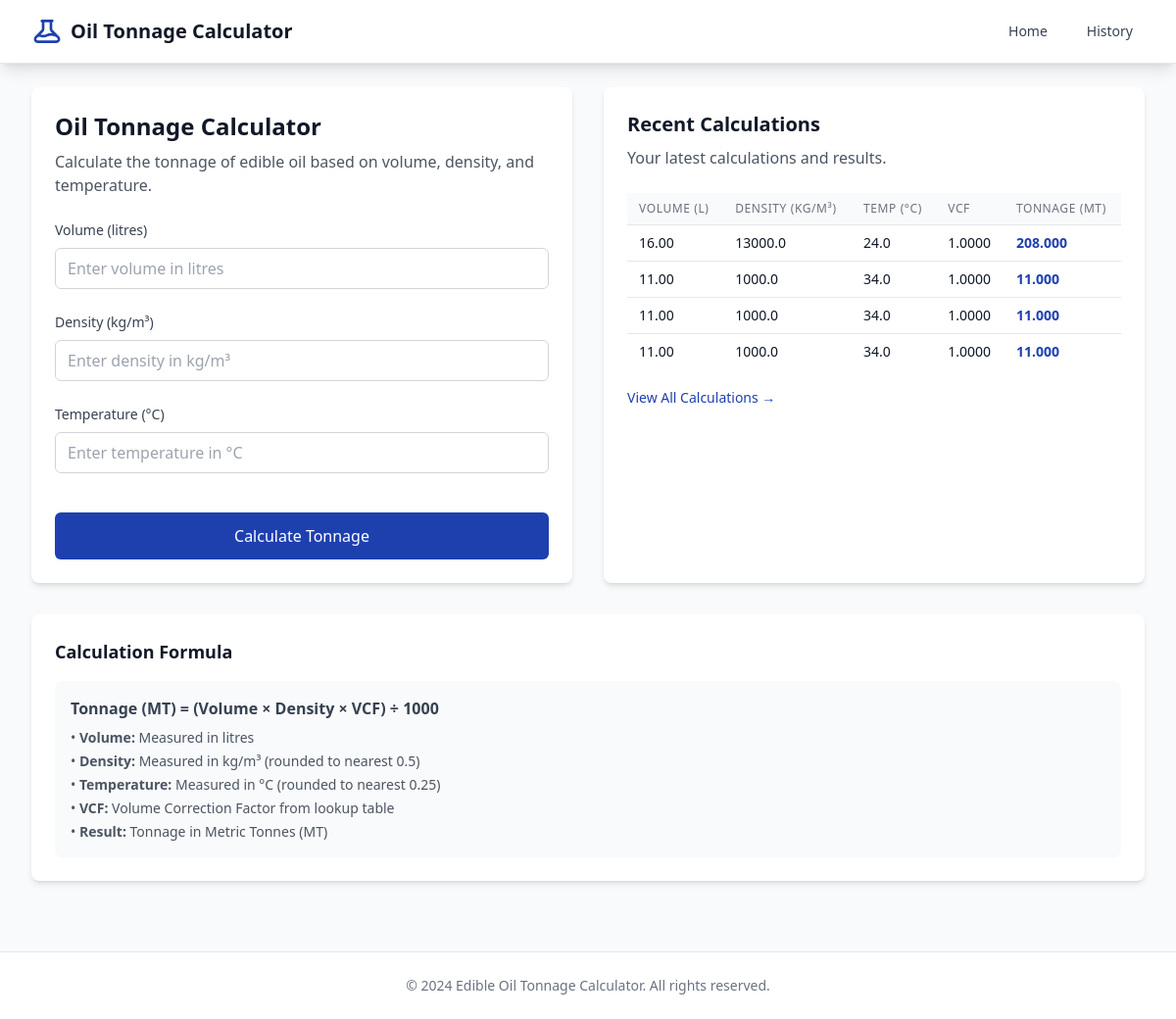
The page / on the database its author committed.
### calculator/models.py (models this page shows, shortened)
class OilTonnage(models.Model):
    volume = models.FloatField(
        validators=[MinValueValidator(0.0)],
        help_text="Volume in litres"
    )
    density = models.FloatField(
        validators=[MinValueValidator(0.0)],
        help_text="Density in kg/m³"
    )
    temperature = models.FloatField(
        validators=[MinValueValidator(-50.0), MaxValueValidator(150.0)],
        help_text="Temperature in °C"
    )
    vcf = models.FloatField(
        validators=[MinValueValidator(0.0)],
        help_text="Volume Correction Factor used"
    )
    tonnage = models.FloatField(
        validators=[MinValueValidator(0.0)],
        help_text="Calculated tonnage in MT"
    )
    created_at = models.DateTimeField(auto_now_add=True)
    class Meta:
        ordering = ['-created_at']
        indexes = [
            models.Index(fields=['created_at']),
        ]

### calculator/views.py (the view)
# urls.py: path('', views.home, name='home'),
def home(request):
    if request.method == 'POST':
        form = OilTonnageForm(request.POST)
        if form.is_valid():
            volume = form.cleaned_data['volume']
            density = form.cleaned_data['density']
            temperature = form.cleaned_data['temperature']
            tonnage, vcf = calculate_tonnage(volume, density, temperature)
            oil_tonnage = OilTonnage.objects.create(
                volume=volume,
                density=density,
                temperature=temperature,
                vcf=vcf,
                tonnage=tonnage
            )
            messages.success(request, f'Calculation completed successfully! Tonnage: {tonnage:.3f} MT')
            return redirect('calculator:home')
    else:
        form = OilTonnageForm()
    recent_calculations = OilTonnage.objects.all()[:5]
    context = {
        'form': form,
        'recent_calculations': recent_calculations,
    }
    return render(request, 'calculator/home.html', context)

### calculator/templates/calculator/home.html (shortened to what this page needs)
{% extends 'calculator/base.html' %}
{% block content %}
<div class="grid grid-cols-1 lg:grid-cols-2 gap-8">
    <div class="bg-white rounded-lg shadow-md p-6">
        <div class="mb-6">
            <h1 class="text-2xl font-bold text-gray-900 mb-2">Oil Tonnage Calculator</h1>
            <p class="text-gray-600">Calculate the tonnage of edible oil based on volume, density, and temperature.</p>
        </div>
        <form method="post" id="calculatorForm" class="space-y-6">
            <div>
                <label for="{{ form.volume.id_for_label }}" class="block text-sm font-medium text-gray-700 mb-2">
                    {{ form.volume.label }}
                </label>
                {{ form.volume }}
            </div>
            <div>
                <label for="{{ form.density.id_for_label }}" class="block text-sm font-medium text-gray-700 mb-2">
                    {{ form.density.label }}
                </label>
                {{ form.density }}
            </div>
            <div>
                <label for="{{ form.temperature.id_for_label }}" class="block text-sm font-medium text-gray-700 mb-2">
                    {{ form.temperature.label }}
                </label>
                {{ form.temperature }}
            </div>
            <div class="pt-4">
                <button type="submit" class="w-full bg-primary hover:bg-primary-dark text-white font-medium py-3 px-4 rounded-md transition-colors duration-200 focus:outline-none focus:ring-2 focus:ring-blue-500 focus:ring-offset-2">
                    Calculate Tonnage
                </button>
            </div>
        </form>
    </div>
    <div class="bg-white rounded-lg shadow-md p-6">
        <div class="mb-6">
            <h2 class="text-xl font-bold text-gray-900 mb-2">Recent Calculations</h2>
            <p class="text-gray-600">Your latest calculations and results.</p>
        </div>
        {% if recent_calculations %}
            <div class="overflow-x-auto">
                <table class="min-w-full divide-y divide-gray-200">
                    <thead class="bg-gray-50">
                        <tr>
                            <th class="px-3 py-2 text-left text-xs font-medium text-gray-500 uppercase tracking-wider">Volume (L)</th>
                            <th class="px-3 py-2 text-left text-xs font-medium text-gray-500 uppercase tracking-wider">Density (kg/m³)</th>
                            <th class="px-3 py-2 text-left text-xs font-medium text-gray-500 uppercase tracking-wider">Temp (°C)</th>
                            <th class="px-3 py-2 text-left text-xs font-medium text-gray-500 uppercase tracking-wider">VCF</th>
                            <th class="px-3 py-2 text-left text-xs font-medium text-gray-500 uppercase tracking-wider">Tonnage (MT)</th>
                        </tr>
                    </thead>
                    <tbody class="bg-white divide-y divide-gray-200">
                        {% for calculation in recent_calculations %}
                        <tr class="hover:bg-gray-50">
                            <td class="px-3 py-2 text-sm text-gray-900">{{ calculation.volume|floatformat:2 }}</td>
                            <td class="px-3 py-2 text-sm text-gray-900">{{ calculation.density|floatformat:1 }}</td>
                            <td class="px-3 py-2 text-sm text-gray-900">{{ calculation.temperature|floatformat:1 }}</td>
                            <td class="px-3 py-2 text-sm text-gray-900">{{ calculation.vcf|floatformat:4 }}</td>
                            <td class="px-3 py-2 text-sm font-semibold text-primary">{{ calculation.tonnage|floatformat:3 }}</td>
                        </tr>
                        {% endfor %}
                    </tbody>
                </table>
            </div>
            <div class="mt-4">
                <a href="{% url 'calculator:history' %}" class="text-primary hover:text-primary-dark text-sm font-medium">
                    View All Calculations →
                </a>
            </div>
        {% endif %}
    </div>
</div>
<div class="mt-8 bg-white rounded-lg shadow-md p-6">
    <h3 class="text-lg font-semibold text-gray-900 mb-4">Calculation Formula</h3>
    <div class="bg-gray-50 rounded-lg p-4">
        <p class="text-gray-700 mb-2">
            <strong>Tonnage (MT) = (Volume × Density × VCF) ÷ 1000</strong>
        </p>
        <div class="text-sm text-gray-600 space-y-1">
            <p>• <strong>Volume:</strong> Measured in litres</p>
            <p>• <strong>Density:</strong> Measured in kg/m³ (rounded to nearest 0.5)</p>
            <p>• <strong>Temperature:</strong> Measured in °C (rounded to nearest 0.25)</p>
            <p>• <strong>VCF:</strong> Volume Correction Factor from lookup table</p>
            <p>• <strong>Result:</strong> Tonnage in Metric Tonnes (MT)</p>
        </div>
    </div>
</div>
{% endblock %}

### calculator/templates/calculator/base.html (shortened to what this page needs)
<!DOCTYPE html>
<html lang="en">
<head>
    <script src="https://cdn.tailwindcss.com"></script>
</head>
<body class="bg-gray-50 min-h-screen">
    <nav class="bg-white shadow-lg border-b border-gray-200">
        <div class="max-w-7xl mx-auto px-4 sm:px-6 lg:px-8">
            <div class="flex justify-between h-16">
                <div class="flex items-center">
                    <div class="flex-shrink-0 flex items-center">
                        <span class="ml-2 text-xl font-bold text-gray-900">Oil Tonnage Calculator</span>
                    </div>
                </div>
                <div class="flex items-center space-x-4">
                    <a href="{% url 'calculator:home' %}" class="text-gray-700 hover:text-primary px-3 py-2 rounded-md text-sm font-medium transition-colors duration-200">
                        Home
                    </a>
                    <a href="{% url 'calculator:history' %}" class="text-gray-700 hover:text-primary px-3 py-2 rounded-md text-sm font-medium transition-colors duration-200">
                        History
                    </a>
                </div>
            </div>
        </div>
    </nav>
    <main class="max-w-7xl mx-auto py-6 sm:px-6 lg:px-8">
        {% block content %}{% endblock %}
    </main>
    <footer class="bg-white border-t border-gray-200 mt-12">
        <div class="max-w-7xl mx-auto py-6 px-4 sm:px-6 lg:px-8">
            <div class="text-center text-gray-500 text-sm">
                <p>&copy; 2024 Edible Oil Tonnage Calculator. All rights reserved.</p>
            </div>
        </div>
    </footer>
</body>
</html>

### rows shown on the page
OilTonnage: volume "16.00", density "13000.0", temperature "24.0", vcf "1.0000", tonnage "208.000"
OilTonnage: volume "11.00", density "1000.0", temperature "34.0", vcf "1.0000", tonnage "11.000"
OilTonnage: volume "11.00", density "1000.0", temperature "34.0", vcf "1.0000", tonnage "11.000"
OilTonnage: volume "11.00", density "1000.0", temperature "34.0", vcf "1.0000", tonnage "11.000"
